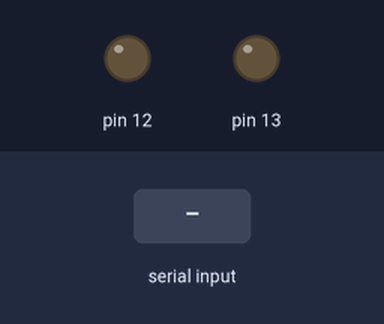
The sketch below on a simulated Arduino Uno, built with avr-gcc and run on an emulated ATmega328P. Shown: output pins drawn as LEDs (lit = HIGH). Inputs (shaded band) come from the test bench.

Above: at 1.2 s.
1.3 s: "55555P\n" received over Serial
At 2.1 s:
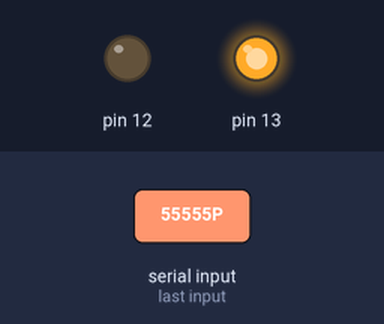
2.8 s: "1\n" received over Serial
At 4.2 s:
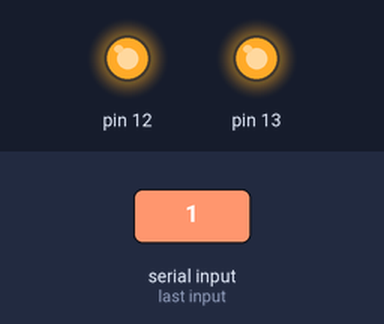
Timing chart, 0 to 5.8 s (numbered marks = the images above; inputs shaded):
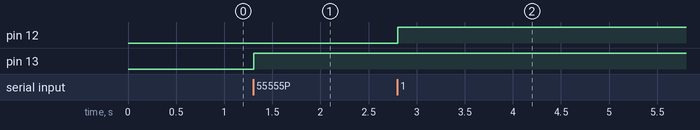

Measured:
- after the input at 1.3 s, pin 13: LOW → HIGH at once
- after the input at 2.8 s, pin 12: LOW → HIGH at once

The sketch:

BarcodeTwoLEDTest.ino
```cpp
void setup() {
  Serial.begin(9600);

  pinMode(13, OUTPUT);
  pinMode(12, OUTPUT);
  // Initialize other settings
}

void loop() {
  if (Serial.available() > 0) {
    String barcodeData = Serial.readStringUntil('\n');
    barcodeData.trim();
    if (barcodeData.equals("55555P")) {
      // Turn on Green LED
      digitalWrite(13, HIGH);
    } else {
      // Turn on Red LED
      digitalWrite(12, HIGH);
    }
    // Add more conditions for additional barcodes and LEDs
    barcodeData = "";
  }
}
```
